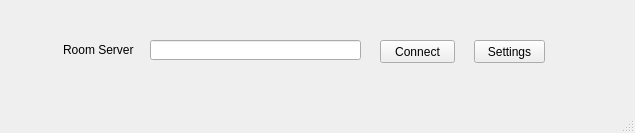
<?xml version="1.0" encoding="UTF-8"?>
<ui version="4.0">
 <class>AppRTCWindowsClass</class>
 <widget class="QMainWindow" name="AppRTCWindowsClass">
  <property name="geometry">
   <rect>
    <x>0</x>
    <y>0</y>
    <width>635</width>
    <height>133</height>
   </rect>
  </property>
  <property name="windowTitle">
   <string>AppRTCWindows</string>
  </property>
  <widget class="QWidget" name="centralWidget">
   <widget class="QLabel" name="label">
    <property name="geometry">
     <rect>
      <x>63</x>
      <y>40</y>
      <width>71</width>
      <height>20</height>
     </rect>
    </property>
    <property name="text">
     <string>Room Server:</string>
    </property>
   </widget>
   <widget class="QLineEdit" name="lineEdit">
    <property name="geometry">
     <rect>
      <x>150</x>
      <y>40</y>
      <width>211</width>
      <height>20</height>
     </rect>
    </property>
   </widget>
   <widget class="QPushButton" name="btnConnect">
    <property name="geometry">
     <rect>
      <x>380</x>
      <y>40</y>
      <width>75</width>
      <height>23</height>
     </rect>
    </property>
    <property name="text">
     <string>Connect</string>
    </property>
   </widget>
   <widget class="QPushButton" name="btnSettings">
    <property name="geometry">
     <rect>
      <x>474</x>
      <y>40</y>
      <width>71</width>
      <height>23</height>
     </rect>
    </property>
    <property name="text">
     <string>Settings</string>
    </property>
   </widget>
  </widget>
  <widget class="QMenuBar" name="menuBar">
   <property name="geometry">
    <rect>
     <x>0</x>
     <y>0</y>
     <width>635</width>
     <height>23</height>
    </rect>
   </property>
  </widget>
  <widget class="QStatusBar" name="statusBar"/>
 </widget>
 <layoutdefault spacing="6" margin="11"/>
 <resources>
  <include location="AppRTCWindows.qrc"/>
 </resources>
 <connections/>
</ui>
